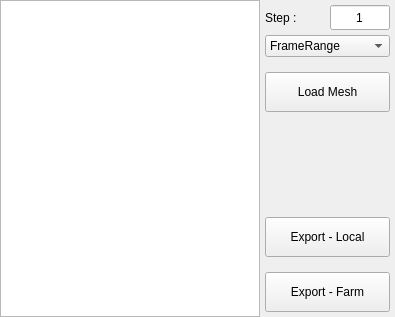
                          <widget class="QWidget" name="tab5">
                           <attribute name="title">
                            <string>Ass</string>
                           </attribute>
                           <layout class="QVBoxLayout" name="verticalLayout_4">
                            <property name="spacing">
                             <number>0</number>
                            </property>
                            <property name="leftMargin">
                             <number>0</number>
                            </property>
                            <property name="topMargin">
                             <number>0</number>
                            </property>
                            <property name="rightMargin">
                             <number>0</number>
                            </property>
                            <property name="bottomMargin">
                             <number>0</number>
                            </property>
                            <item>
                             <widget class="QWidget" name="assMenuWidget" native="true">
                              <layout class="QHBoxLayout" name="horizontalLayout_12">
                               <property name="spacing">
                                <number>0</number>
                               </property>
                               <property name="leftMargin">
                                <number>0</number>
                               </property>
                               <property name="topMargin">
                                <number>0</number>
                               </property>
                               <property name="rightMargin">
                                <number>0</number>
                               </property>
                               <property name="bottomMargin">
                                <number>0</number>
                               </property>
                               <item>
                                <widget class="QTreeWidget" name="ass_TreeWidget">
                                 <property name="sizePolicy">
                                  <sizepolicy hsizetype="Expanding" vsizetype="Expanding">
                                   <horstretch>0</horstretch>
                                   <verstretch>0</verstretch>
                                  </sizepolicy>
                                 </property>
                                 <property name="minimumSize">
                                  <size>
                                   <width>260</width>
                                   <height>0</height>
                                  </size>
                                 </property>
                                 <property name="font">
                                  <font>
                                   <pointsize>10</pointsize>
                                  </font>
                                 </property>
                                 <property name="alternatingRowColors">
                                  <bool>true</bool>
                                 </property>
                                 <property name="selectionMode">
                                  <enum>QAbstractItemView::ExtendedSelection</enum>
                                 </property>
                                 <property name="sortingEnabled">
                                  <bool>true</bool>
                                 </property>
                                 <attribute name="headerVisible">
                                  <bool>false</bool>
                                 </attribute>
                                 <attribute name="headerShowSortIndicator" stdset="0">
                                  <bool>true</bool>
                                 </attribute>
                                 <column>
                                  <property name="text">
                                   <string notr="true">alembic</string>
                                  </property>
                                  <property name="textAlignment">
                                   <set>AlignCenter</set>
                                  </property>
                                 </column>
                                </widget>
                               </item>
                               <item>
                                <layout class="QVBoxLayout" name="verticalLayout_14">
                                 <property name="spacing">
                                  <number>5</number>
                                 </property>
                                 <property name="leftMargin">
                                  <number>5</number>
                                 </property>
                                 <property name="topMargin">
                                  <number>5</number>
                                 </property>
                                 <property name="rightMargin">
                                  <number>5</number>
                                 </property>
                                 <property name="bottomMargin">
                                  <number>5</number>
                                 </property>
                                 <item>
                                  <layout class="QHBoxLayout" name="horizontalLayout_14">
                                   <property name="spacing">
                                    <number>0</number>
                                   </property>
                                   <property name="leftMargin">
                                    <number>0</number>
                                   </property>
                                   <property name="topMargin">
                                    <number>0</number>
                                   </property>
                                   <property name="rightMargin">
                                    <number>0</number>
                                   </property>
                                   <property name="bottomMargin">
                                    <number>0</number>
                                   </property>
                                   <item>
                                    <widget class="QLabel" name="label_9">
                                     <property name="minimumSize">
                                      <size>
                                       <width>30</width>
                                       <height>0</height>
                                      </size>
                                     </property>
                                     <property name="text">
                                      <string>Step :</string>
                                     </property>
                                    </widget>
                                   </item>
                                   <item>
                                    <widget class="QLineEdit" name="ass_opt_lineEdit">
                                     <property name="sizePolicy">
                                      <sizepolicy hsizetype="Fixed" vsizetype="Fixed">
                                       <horstretch>0</horstretch>
                                       <verstretch>0</verstretch>
                                      </sizepolicy>
                                     </property>
                                     <property name="minimumSize">
                                      <size>
                                       <width>0</width>
                                       <height>25</height>
                                      </size>
                                     </property>
                                     <property name="maximumSize">
                                      <size>
                                       <width>60</width>
                                       <height>16777215</height>
                                      </size>
                                     </property>
                                     <property name="layoutDirection">
                                      <enum>Qt::LeftToRight</enum>
                                     </property>
                                     <property name="text">
                                      <string>1</string>
                                     </property>
                                     <property name="alignment">
                                      <set>Qt::AlignCenter</set>
                                     </property>
                                    </widget>
                                   </item>
                                  </layout>
                                 </item>
                                 <item>
                                  <widget class="QComboBox" name="assFrameRange_combo">
                                   <property name="minimumSize">
                                    <size>
                                     <width>125</width>
                                     <height>0</height>
                                    </size>
                                   </property>
                                   <item>
                                    <property name="text">
                                     <string>FrameRange</string>
                                    </property>
                                   </item>
                                   <item>
                                    <property name="text">
                                     <string>CurrentFrame</string>
                                    </property>
                                   </item>
                                  </widget>
                                 </item>
                                 <item>
                                  <spacer name="verticalSpacer_8">
                                   <property name="orientation">
                                    <enum>Qt::Vertical</enum>
                                   </property>
                                   <property name="sizeHint" stdset="0">
                                    <size>
                                     <width>20</width>
                                     <height>10</height>
                                    </size>
                                   </property>
                                  </spacer>
                                 </item>
                                 <item>
                                  <widget class="QPushButton" name="assLoadMeshPushButton">
                                   <property name="sizePolicy">
                                    <sizepolicy hsizetype="Minimum" vsizetype="Preferred">
                                     <horstretch>0</horstretch>
                                     <verstretch>0</verstretch>
                                    </sizepolicy>
                                   </property>
                                   <property name="minimumSize">
                                    <size>
                                     <width>100</width>
                                     <height>40</height>
                                    </size>
                                   </property>
                                   <property name="text">
                                    <string>Load Mesh</string>
                                   </property>
                                  </widget>
                                 </item>
                                 <item>
                                  <spacer name="verticalSpacer_14">
                                   <property name="orientation">
                                    <enum>Qt::Vertical</enum>
                                   </property>
                                   <property name="sizeHint" stdset="0">
                                    <size>
                                     <width>20</width>
                                     <height>100</height>
                                    </size>
                                   </property>
                                  </spacer>
                                 </item>
                                 <item>
                                  <widget class="QPushButton" name="assExportLocal_PushButton">
                                   <property name="sizePolicy">
                                    <sizepolicy hsizetype="Minimum" vsizetype="Preferred">
                                     <horstretch>0</horstretch>
                                     <verstretch>0</verstretch>
                                    </sizepolicy>
                                   </property>
                                   <property name="minimumSize">
                                    <size>
                                     <width>0</width>
                                     <height>40</height>
                                    </size>
                                   </property>
                                   <property name="text">
                                    <string>Export - Local</string>
                                   </property>
                                  </widget>
                                 </item>
                                 <item>
                                  <spacer name="verticalSpacer_9">
                                   <property name="orientation">
                                    <enum>Qt::Vertical</enum>
                                   </property>
                                   <property name="sizeHint" stdset="0">
                                    <size>
                                     <width>20</width>
                                     <height>10</height>
                                    </size>
                                   </property>
                                  </spacer>
                                 </item>
                                 <item>
                                  <widget class="QPushButton" name="assExportFarm_PushButton">
                                   <property name="minimumSize">
                                    <size>
                                     <width>0</width>
                                     <height>40</height>
                                    </size>
                                   </property>
                                   <property name="text">
                                    <string>Export - Farm</string>
                                   </property>
                                  </widget>
                                 </item>
                                </layout>
                               </item>
                              </layout>
                             </widget>
                            </item>
                           </layout>
                          </widget>
